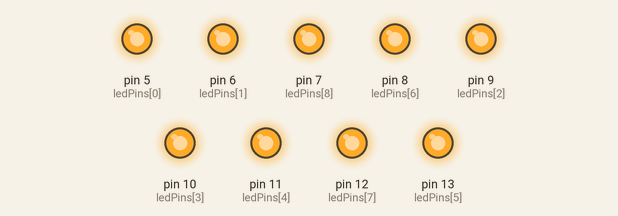
This sketch was run on a simulated Arduino Uno, built with avr-gcc and run on an emulated ATmega328P. On the bench: output pins drawn as LEDs (lit = HIGH). What the sketch prints to the serial monitor is not drawn.

Above: at 0.16 s.
At 5.3 s:
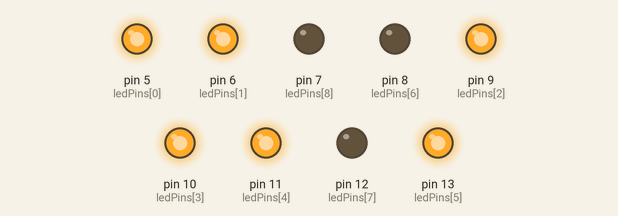
Timing chart, 0 to 7.8 s (numbered marks = the images above):
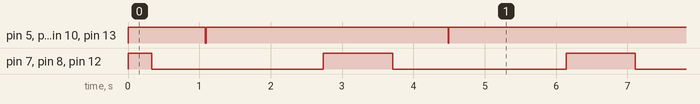

Measured:
- by itself, pin 5 (ledPins[0]), pin 9 (ledPins[2]), pin 10 (ledPins[3]), pin 13 (ledPins[5]): repeats every 3.4 s: LOW 0.01 s, HIGH 3.4 s
- by itself, pin 7 (ledPins[8]), pin 8 (ledPins[6]), pin 12 (ledPins[7]): alternates HIGH for 0.97 s and LOW for 2.4 s
- by itself, everything shown: repeats every 23.8 s, in 28 steps

The sketch:

LED_Test.ino
```cpp
// Hardware interface
const int pinCount = 9;
// set pin numbers:
// LEDs and Buttons line up in the arrays (e.g. buttonPins[0] works with ledPins[0])
int buttonPins[pinCount] = {A0, A1, A2, A3, A4, A5, 0, 1, 4};    // the number of the pushbutton pin
int ledPins[pinCount] = {5, 6, 9, 10, 11, 13, 8, 12, 7};      // the number of the LED pin
boolean outputIsPWM[pinCount] = {true, true, true, true, true, true, false, false, false}; // whether output is PWM or totally digital

// LED Model
// LED State and Mode (Mode determines how the LED will display)
int ledBrightness[pinCount] = {255, 255, 255, 255, 255, 255, 255, 255, 255};
char ledMode[pinCount] = {'b', 'd', 'b', 'b', 'd', 'b', 'b', 'b', 'b'};

//Button Model
int pressedButton = -1;
int lastPressedButton = -1;

void setup() {
  // put your setup code here, to run once:
  pinMode(buttonPins[0], INPUT_PULLUP);
  pinMode(buttonPins[1], INPUT_PULLUP);
  pinMode(buttonPins[2], INPUT_PULLUP);
  pinMode(buttonPins[3], INPUT_PULLUP);
  pinMode(buttonPins[4], INPUT_PULLUP);
  pinMode(buttonPins[5], INPUT_PULLUP);
  pinMode(buttonPins[6], INPUT_PULLUP);
  pinMode(buttonPins[7], INPUT_PULLUP);
  pinMode(buttonPins[8], INPUT_PULLUP);
  pinMode(ledPins[0], OUTPUT);
  pinMode(ledPins[1], OUTPUT);
  pinMode(ledPins[2], OUTPUT);
  pinMode(ledPins[3], OUTPUT);
  pinMode(ledPins[4], OUTPUT);
  pinMode(ledPins[5], OUTPUT);
  pinMode(ledPins[6], OUTPUT);
  pinMode(ledPins[7], OUTPUT);
  pinMode(ledPins[8], OUTPUT);

  // set initial LED state
  updateLedPins();

// Initialize Serial
  Serial.begin(9600);
//
//  // Wait until a Serial Monitor is connected.
  while (!Serial);

}//end of setup

void loop() {
  // put your main code here, to run repeatedly:
  updateLedBrightness();
  updateLedPins();
delay(5);
}//end loop

//sub functions

// scanButtons will seek through the buttonPins and see if any are pressed.
// It will return only the first button it finds
int scanButtons (int *buttonPins, int buttonLength) {
  for (int i = 0; i < buttonLength; i++) {
    if (digitalRead(buttonPins[i]) == LOW) {
      return i;
    }
  }//end for each buttonPins
  return -1; //none of the buttons were pressed
}//end scanButtons

void turnOffLeds() {
  for (int i = 0; i < pinCount; i++) {
    ledMode[i] = 'o';
  } // end for each pin
}// end zeroLeds

void dimButtonLed(int button) {
  if (button != -1) {
    ledMode[button] = 'd';
  }//end if
}// end dimButtonLed


//apply ledBrightness to the actual led pin output
void updateLedPins() {
  for (int i = 0; i < pinCount; i++) {
    if (outputIsPWM[i]) {
      digitalWrite(ledPins[i], ledBrightness[i]);
    } else {
      digitalWrite(ledPins[i], brightToDigital(ledBrightness[i]));
    }
  }//end for pinCount
} //end updateLedPins

int brightToDigital(int brightLevel) {
  if (brightLevel < 128) {
    Serial.println(brightLevel);
    return LOW;
  } else {
    return HIGH;
  }
}// end brightToDigital

//Update Button LEDs
void updateLedBrightness() {
  for (int i = 0; i < pinCount; i++) {
    switch (ledMode[i]) {
      case 'o': //off
      ledBrightness[i] = max(0, ledBrightness[i] - 1);
      break;
      case 'd': //dim
      ledBrightness[i] = max(10, ledBrightness[i] - 1);
      break;
      case 'b': //blink up
      ledBrightness[i] = ledBrightness[i] + 1;
      if (ledBrightness[i] >= 255) {
        ledMode[i] = 'B'; //switch to down direction
      }
      break;
      case 'B': //blink down
      ledBrightness[i] = ledBrightness[i] - 2;
      if (ledBrightness[i] <= 0) {
        ledMode[i] = 'b'; //switch to up direction
      }
      break;
    }//end switch
  }//end for pinCount
} //end updateLeds

//int calcLedBlink(int brightness) {
//  float sinCalc = (((sin((blinkCounter/255) * 2 * PI)/2) + 0.5) * 255);
//  if (blinkCounter == 255) {
//    blinkCounter = 0;
//  }
//  blinkCounter += 5;
//  Serial.println(String(sinCalc) + "/" + String(blinkCounter));
//  return max(0, min(255, sinCalc));
//}//end calcLedBlink
```
